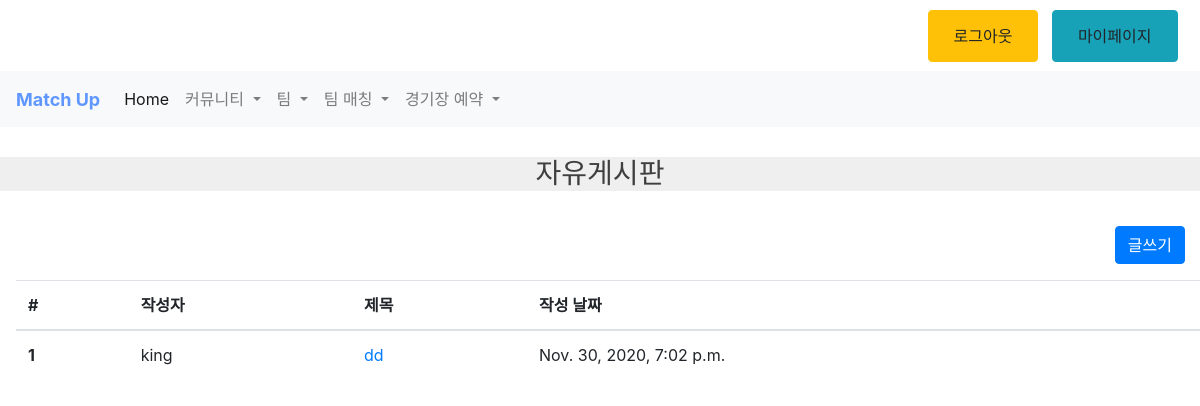
The app's page /free_board/ (signed in) with its own data.
### community/models.py (models this page shows, shortened)
class Category(models.Model):
    name = models.CharField(max_length=50, help_text="블로그 글의 분류를 입력하세요.")
    num_hit = models.PositiveIntegerField(default = 0)

class TimeDate(models.Model):
    created_at = models.DateTimeField(auto_now_add = True)
    updated_at = models.DateTimeField(auto_now = True)
    class Meta:
        abstract = True

class Community_Post(TimeDate):
    author = models.ForeignKey(Profile, on_delete=models.CASCADE) # 작성자
    title = models.CharField(max_length=200)
    title_image = models.ImageField(upload_to = 'image', blank=True)
    content = models.TextField()
    category = models.ManyToManyField(Category, help_text="글의 분류를 설정하세요.")

### account/models.py (models this page shows, shortened)
class Profile(models.Model):
    two_region = [
        ('선택없음', '시, 도를 먼저 선택해주세요')
    ]
    user = models.OneToOneField(User, on_delete=models.CASCADE)
    user_name = models.CharField(max_length = 13, unique = True)
    email = models.EmailField(null=True, blank=False, unique=True)
    phone = models.CharField(max_length = 11, unique = True)
    f_region = models.CharField(max_length = 7, choices = first_region)
    w_region = models.CharField(max_length = 7, choices = two_region, default = "시, 도를 먼저 선택해주세요")
    age = models.PositiveIntegerField(null = True)
    teams = models.ManyToManyField(Team, help_text="원하는 팀은 선택하세요", blank = True)

### community/views.py (the view)
# urls.py: path('free_board/', views.free_board, name = 'free_board'),
def free_board(request):
    categorys = Category.objects.filter(name = "자유게시판")
    post = Community_Post.objects.filter(category__name = "자유게시판").order_by('-created_at')
    context = {
        'post':post,
        'categorys' : categorys,
    }
    return render(request, 'free_board.html', context)

### community/templates/free_board.html (shortened to what this page needs)
{% extends 'communitylayout/post_view.html' %}
{% block write %}
    {% if user.is_authenticated %}
    <form action = "" method = "GET">
    <div class="container-fluid">
        <a class="btn btn-primary" href="{% url 'community:createPost_free' %}" role="button" style = "float: right; margin-top: 0.3rem; margin-bottom:1rem;">글쓰기</a>
    </div>
    </form>
    {% endif %}
{% endblock %}

### community/templates/communitylayout/post_view.html (shortened to what this page needs)
{% extends 'base.html' %}
{% block content %}
{% for category in categorys %}
<div class = "led">
    <h3>{{category.name}}</h3>
</div>
{% block write %}
{% endblock %}
{% endfor %}
<table class="table table-hover">
  <thead>
    <tr>
      <th scope="col">#</th>
      <th scope="col">작성자</th>
      <th scope="col">제목</th>
      <th scope="col">작성 날짜</th>
    </tr>
  </thead>
    <tbody>
  {% for p in post %}
      <tr>
        <th scope="row">{{p.id}}</th>
        <td>{{p.author.user_name}}</td>
        <td><a href = "{% url 'community:postDetail' p.id %}">{{p.title}}</a></td>
        <td>{{p.created_at}}</td>
      </tr>
    {% endfor %}
    </tbody>
  </table>
{% endblock %}

### community/templates/communitylayout/post_view.html (style rules this page uses)
.table, .table-hover { margin-top: 1.5rem; margin-bottom: 1rem; margin-right: 1rem; margin-left: 1rem; }

### Match_up/templates/base.html (style rules this page uses)
.led { width: 100%; margin: 30px auto; background: #efefef; text-align: center; color: rgb(63, 63, 63); font-family: sans-serif; transition: ease .3s; }

### records on screen
Category: name "자유게시판"
Community_Post: id "1", author.user_name "king", title "dd", created_at "Nov. 30, 2020, 7:02 p.m."
